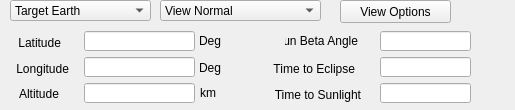
<?xml version="1.0" encoding="UTF-8"?>
<ui version="4.0">
 <class>OrbitWidget</class>
 <widget class="QWidget" name="OrbitWidget">
  <property name="geometry">
   <rect>
    <x>0</x>
    <y>0</y>
    <width>515</width>
    <height>110</height>
   </rect>
  </property>
  <property name="windowTitle">
   <string>Form</string>
  </property>
  <widget class="QPushButton" name="ViewOptions">
   <property name="geometry">
    <rect>
     <x>340</x>
     <y>0</y>
     <width>111</width>
     <height>23</height>
    </rect>
   </property>
   <property name="text">
    <string>View Options</string>
   </property>
  </widget>
  <widget class="QComboBox" name="ChangeTargetCombo">
   <property name="geometry">
    <rect>
     <x>10</x>
     <y>0</y>
     <width>141</width>
     <height>21</height>
    </rect>
   </property>
   <item>
    <property name="text">
     <string>Target Earth</string>
    </property>
   </item>
   <item>
    <property name="text">
     <string>Target Moon</string>
    </property>
   </item>
   <item>
    <property name="text">
     <string>Target Vehicle</string>
    </property>
   </item>
   <item>
    <property name="text">
     <string>Target Base</string>
    </property>
   </item>
   <item>
    <property name="text">
     <string>Target Center</string>
    </property>
   </item>
  </widget>
  <widget class="QLabel" name="label">
   <property name="geometry">
    <rect>
     <x>199</x>
     <y>33</y>
     <width>31</width>
     <height>16</height>
    </rect>
   </property>
   <property name="text">
    <string>Deg</string>
   </property>
  </widget>
  <widget class="QLabel" name="label_8">
   <property name="geometry">
    <rect>
     <x>199</x>
     <y>60</y>
     <width>31</width>
     <height>16</height>
    </rect>
   </property>
   <property name="text">
    <string>Deg</string>
   </property>
  </widget>
  <widget class="QLabel" name="label_9">
   <property name="geometry">
    <rect>
     <x>200</x>
     <y>85</y>
     <width>21</width>
     <height>16</height>
    </rect>
   </property>
   <property name="text">
    <string>km</string>
   </property>
  </widget>
  <widget class="QLabel" name="label_5">
   <property name="geometry">
    <rect>
     <x>254</x>
     <y>59</y>
     <width>101</width>
     <height>20</height>
    </rect>
   </property>
   <property name="sizePolicy">
    <sizepolicy hsizetype="Preferred" vsizetype="Preferred">
     <horstretch>1</horstretch>
     <verstretch>0</verstretch>
    </sizepolicy>
   </property>
   <property name="text">
    <string>Time to Eclipse</string>
   </property>
   <property name="alignment">
    <set>Qt::AlignRight|Qt::AlignTrailing|Qt::AlignVCenter</set>
   </property>
  </widget>
  <widget class="QLineEdit" name="SunBetaAngle">
   <property name="geometry">
    <rect>
     <x>380</x>
     <y>31</y>
     <width>91</width>
     <height>20</height>
    </rect>
   </property>
   <property name="maximumSize">
    <size>
     <width>115</width>
     <height>16777215</height>
    </size>
   </property>
  </widget>
  <widget class="QLabel" name="label_3">
   <property name="geometry">
    <rect>
     <x>8</x>
     <y>84</y>
     <width>51</width>
     <height>20</height>
    </rect>
   </property>
   <property name="layoutDirection">
    <enum>Qt::LeftToRight</enum>
   </property>
   <property name="text">
    <string>Altitude</string>
   </property>
   <property name="alignment">
    <set>Qt::AlignRight|Qt::AlignTrailing|Qt::AlignVCenter</set>
   </property>
  </widget>
  <widget class="QLineEdit" name="Longitude">
   <property name="geometry">
    <rect>
     <x>84</x>
     <y>57</y>
     <width>111</width>
     <height>20</height>
    </rect>
   </property>
   <property name="maximumSize">
    <size>
     <width>115</width>
     <height>16777215</height>
    </size>
   </property>
  </widget>
  <widget class="QLabel" name="label_2">
   <property name="geometry">
    <rect>
     <x>-2</x>
     <y>59</y>
     <width>71</width>
     <height>20</height>
    </rect>
   </property>
   <property name="text">
    <string>Longitude</string>
   </property>
   <property name="alignment">
    <set>Qt::AlignRight|Qt::AlignTrailing|Qt::AlignVCenter</set>
   </property>
  </widget>
  <widget class="QLineEdit" name="Latitude">
   <property name="geometry">
    <rect>
     <x>84</x>
     <y>31</y>
     <width>111</width>
     <height>20</height>
    </rect>
   </property>
   <property name="sizePolicy">
    <sizepolicy hsizetype="Expanding" vsizetype="Fixed">
     <horstretch>0</horstretch>
     <verstretch>0</verstretch>
    </sizepolicy>
   </property>
   <property name="maximumSize">
    <size>
     <width>115</width>
     <height>16777215</height>
    </size>
   </property>
  </widget>
  <widget class="QLabel" name="label_7">
   <property name="geometry">
    <rect>
     <x>0</x>
     <y>33</y>
     <width>61</width>
     <height>20</height>
    </rect>
   </property>
   <property name="text">
    <string>Latitude</string>
   </property>
   <property name="alignment">
    <set>Qt::AlignRight|Qt::AlignTrailing|Qt::AlignVCenter</set>
   </property>
  </widget>
  <widget class="QLineEdit" name="Altitude">
   <property name="geometry">
    <rect>
     <x>84</x>
     <y>83</y>
     <width>111</width>
     <height>20</height>
    </rect>
   </property>
   <property name="maximumSize">
    <size>
     <width>115</width>
     <height>16777215</height>
    </size>
   </property>
  </widget>
  <widget class="QLabel" name="label_4">
   <property name="enabled">
    <bool>true</bool>
   </property>
   <property name="geometry">
    <rect>
     <x>285</x>
     <y>33</y>
     <width>73</width>
     <height>16</height>
    </rect>
   </property>
   <property name="sizePolicy">
    <sizepolicy hsizetype="Preferred" vsizetype="Preferred">
     <horstretch>1</horstretch>
     <verstretch>0</verstretch>
    </sizepolicy>
   </property>
   <property name="layoutDirection">
    <enum>Qt::LeftToRight</enum>
   </property>
   <property name="text">
    <string>Sun Beta Angle</string>
   </property>
   <property name="alignment">
    <set>Qt::AlignRight|Qt::AlignTrailing|Qt::AlignVCenter</set>
   </property>
  </widget>
  <widget class="QLineEdit" name="TimeToSunlight">
   <property name="geometry">
    <rect>
     <x>380</x>
     <y>83</y>
     <width>91</width>
     <height>20</height>
    </rect>
   </property>
   <property name="maximumSize">
    <size>
     <width>115</width>
     <height>16777215</height>
    </size>
   </property>
  </widget>
  <widget class="QLabel" name="label_6">
   <property name="geometry">
    <rect>
     <x>250</x>
     <y>85</y>
     <width>111</width>
     <height>20</height>
    </rect>
   </property>
   <property name="sizePolicy">
    <sizepolicy hsizetype="Preferred" vsizetype="Preferred">
     <horstretch>1</horstretch>
     <verstretch>0</verstretch>
    </sizepolicy>
   </property>
   <property name="layoutDirection">
    <enum>Qt::LeftToRight</enum>
   </property>
   <property name="text">
    <string>Time to Sunlight</string>
   </property>
   <property name="alignment">
    <set>Qt::AlignRight|Qt::AlignTrailing|Qt::AlignVCenter</set>
   </property>
  </widget>
  <widget class="QLineEdit" name="TimeToEclipse">
   <property name="geometry">
    <rect>
     <x>380</x>
     <y>57</y>
     <width>91</width>
     <height>20</height>
    </rect>
   </property>
   <property name="maximumSize">
    <size>
     <width>115</width>
     <height>16777215</height>
    </size>
   </property>
   <property name="layoutDirection">
    <enum>Qt::LeftToRight</enum>
   </property>
  </widget>
  <widget class="QComboBox" name="ChangeViewCombo">
   <property name="geometry">
    <rect>
     <x>160</x>
     <y>0</y>
     <width>161</width>
     <height>21</height>
    </rect>
   </property>
   <item>
    <property name="text">
     <string>View Normal</string>
    </property>
   </item>
   <item>
    <property name="text">
     <string>View Trailing</string>
    </property>
   </item>
   <item>
    <property name="text">
     <string>View Nadir</string>
    </property>
   </item>
   <item>
    <property name="text">
     <string>View Fixed</string>
    </property>
   </item>
   <item>
    <property name="text">
     <string>View Base</string>
    </property>
   </item>
   <item>
    <property name="text">
     <string>View Leading</string>
    </property>
   </item>
   <item>
    <property name="text">
     <string>View Oblique</string>
    </property>
   </item>
  </widget>
 </widget>
 <resources/>
 <connections/>
</ui>
